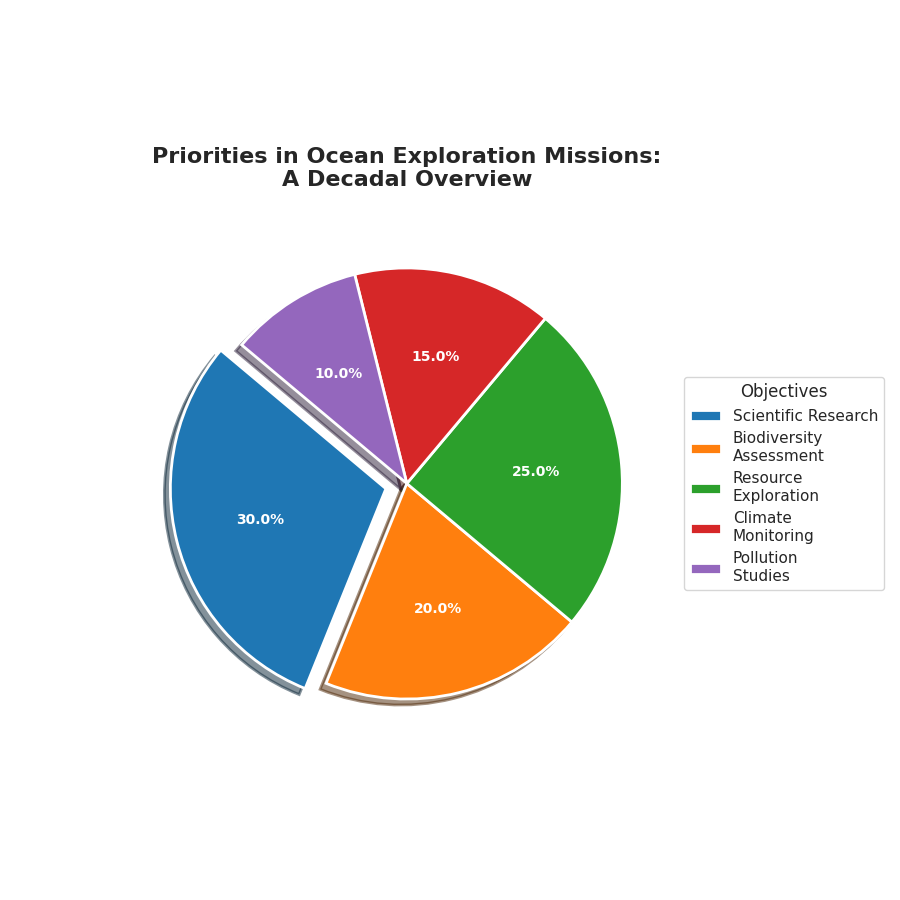

Source code (Python):
import matplotlib.pyplot as plt

# Data definition for ocean exploration objectives
objectives = ['Scientific Research', 'Biodiversity\nAssessment', 'Resource\nExploration', 'Climate\nMonitoring', 'Pollution\nStudies']
proportions = [30, 20, 25, 15, 10]
# New set of colors
new_colors = ['#1f77b4', '#ff7f0e', '#2ca02c', '#d62728', '#9467bd']
explode = (0.1, 0, 0, 0, 0)  # Explode the first slice for emphasis

# Create the pie chart
fig, ax = plt.subplots(figsize=(9, 9))
wedges, texts, autotexts = ax.pie(
    proportions, 
    labels=objectives, 
    autopct='%1.1f%%', 
    startangle=140, 
    colors=new_colors, 
    explode=explode,
    shadow=True,
    textprops=dict(color="w"),
    wedgeprops=dict(edgecolor='w', linewidth=2)
)

# Set title and configure text elements
plt.title("Priorities in Ocean Exploration Missions:\nA Decadal Overview", fontsize=16, fontweight='bold', pad=20)
plt.setp(autotexts, size=10, weight="bold")

# Position the legend outside the pie chart
ax.legend(wedges, objectives, title="Objectives", loc="center left", bbox_to_anchor=(1, 0, 0.5, 1))

# Adjust layout for better appearance
fig.tight_layout()

# Display the plot
plt.show()
